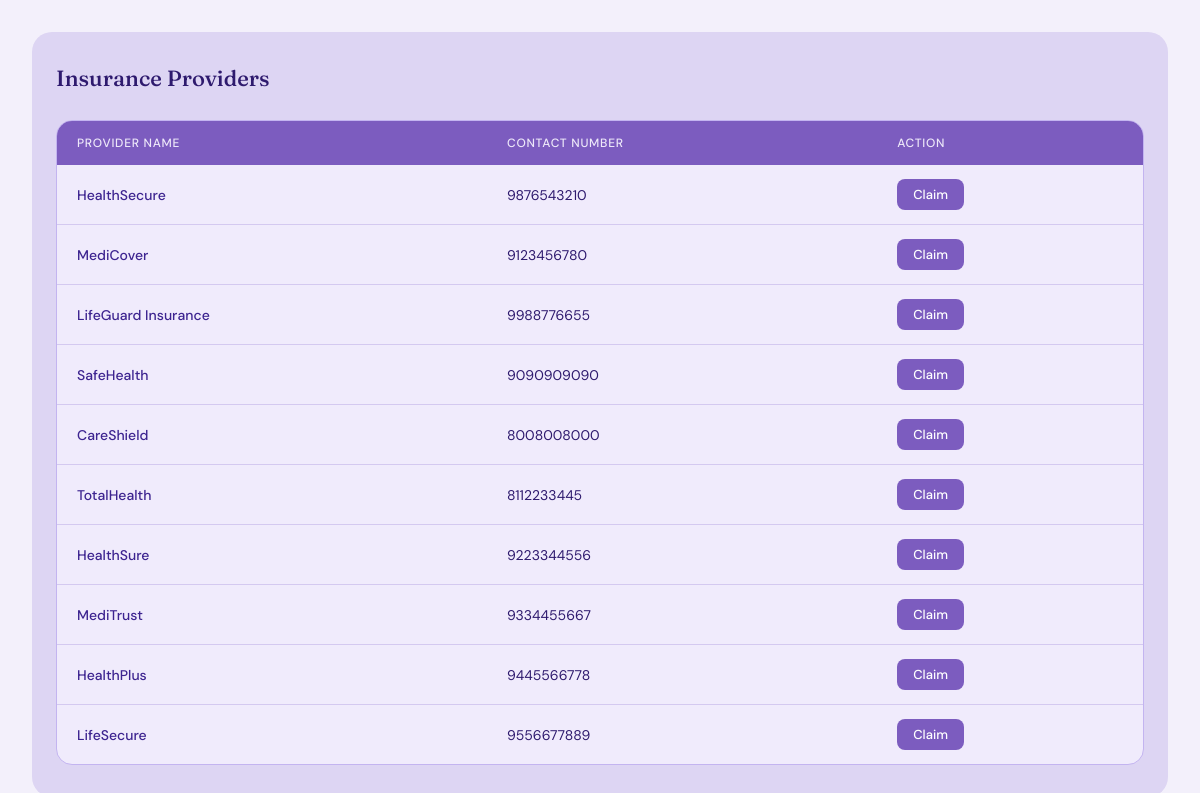
Page /insurance_providers (signed in) on the committed database.
### tables this page shows
CREATE TABLE InsuranceProviders (
                InsuranceProviderID INTEGER PRIMARY KEY AUTOINCREMENT,
                ProviderName VARCHAR(255) NOT NULL,
                ContactNumber VARCHAR(20),
                Email VARCHAR(255),
                Address VARCHAR(255)
            );

### app.py (the view)
@app.route('/insurance_providers')
def insurance_providers():
    if 'user_id' not in session:
        return redirect('/login')
    conn = get_db_connection()
    providers = conn.execute(
        "SELECT * FROM InsuranceProviders"
    ).fetchall()
    conn.close()
    return render_template("insurance_providers.html", providers=providers)

### app.py (called while the page is built)
def get_db_connection():
    conn = sqlite3.connect(DB_NAME)
    conn.row_factory = sqlite3.Row
    return conn

### templates/insurance_providers.html (shortened to what this page needs)
<html>
<head>
</head>
<body>
<div class="dc-wrapper">
<div class="dc-header">
<h2>Insurance Providers</h2>
</div>
<div class="dc-table-wrap">
<table class="dc-table">
<thead>
<tr>
<th>Provider Name</th>
<th>Contact Number</th>
<th>Action</th>
</tr>
</thead>
<tbody>
{% for p in providers %}
<tr>
<td>{{ p.ProviderName }}</td>
<td>{{ p.ContactNumber }}</td>
<td>
<a class="claim-btn" href="/claim_insurance/{{ p.InsuranceProviderID }}">
Claim
</a>
</td>
</tr>
{% endfor %}
</tbody>
</table>
</div>
</div>
</body>
</html>

### templates/insurance_providers.html (style rules this page uses)
body { margin:2rem; background:#f3f0fb; }
.dc-wrapper { font-family:'DM Sans',sans-serif; padding:2rem 1.5rem; background:#ddd5f3; border-radius:20px; }
.dc-header h2 { font-family:'Fraunces',serif; font-size:22px; font-weight:500; color:#2e1a6e; margin:0 0 1.75rem; }
.dc-table-wrap { background:#f0ebfc; border-radius:16px; overflow:hidden; border:0.5px solid #c3b4f0; }
.dc-table { width:100%; border-collapse:collapse; font-size:14px; }
.dc-table thead { background:#7c5cbf; }
.dc-table thead th { color:#ede8f9; font-weight:500; font-size:12px; letter-spacing:0.06em; text-transform:uppercase; padding:14px 20px; text-align:left; }
.dc-table tbody tr { border-bottom:0.5px solid #d4c9f0; transition:background 0.15s; }
.dc-table tbody tr:last-child { border-bottom:none; }
.dc-table tbody td { padding:14px 20px; color:#2e1a6e; vertical-align:middle; }
.dc-table tbody td:first-child { font-weight:500; color:#3d2490; }
.claim-btn { display:inline-flex; align-items:center; gap:6px; padding:7px 16px; background:#7c5cbf; color:#fff; border-radius:8px; font-family:'DM Sans',sans-serif; font-size:13px; font-weight:500; text-decoration:none; transition:background 0.15s, transform 0.1s; }

### rows in the picture
InsuranceProviders: ProviderName "HealthSecure", ContactNumber "9876543210"
InsuranceProviders: ProviderName "MediCover", ContactNumber "9123456780"
InsuranceProviders: ProviderName "LifeGuard Insurance", ContactNumber "9988776655"
InsuranceProviders: ProviderName "SafeHealth", ContactNumber "9090909090"
InsuranceProviders: ProviderName "CareShield", ContactNumber "8008008000"
InsuranceProviders: ProviderName "TotalHealth", ContactNumber "8112233445"
InsuranceProviders: ProviderName "HealthSure", ContactNumber "9223344556"
InsuranceProviders: ProviderName "MediTrust", ContactNumber "9334455667"
InsuranceProviders: ProviderName "HealthPlus", ContactNumber "9445566778"
InsuranceProviders: ProviderName "LifeSecure", ContactNumber "9556677889"
